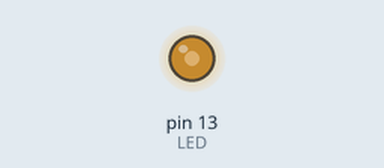
This sketch was run on a simulated Arduino Uno, built with avr-gcc and run on an emulated ATmega328P. Parts: output pins drawn as LEDs (lit = HIGH).

Above: at 0.1 s.
Timing chart, 0 to 1.6 s (numbered marks = the images above):
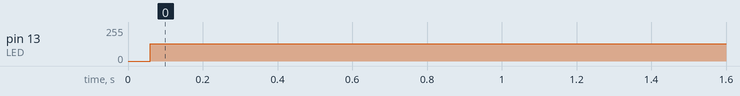

Measured:
- by itself, pin 13 (LED): 0/255 → 128/255 at 0.06 s

The sketch:

226_0.ino
```cpp
const int LED = 13;

void setup() {
  pinMode(LED, OUTPUT);
}

void loop() {
  digitalWrite(LED, HIGH);
  delay(5);
  digitalWrite(LED, LOW);
  delay(5);
}
```
